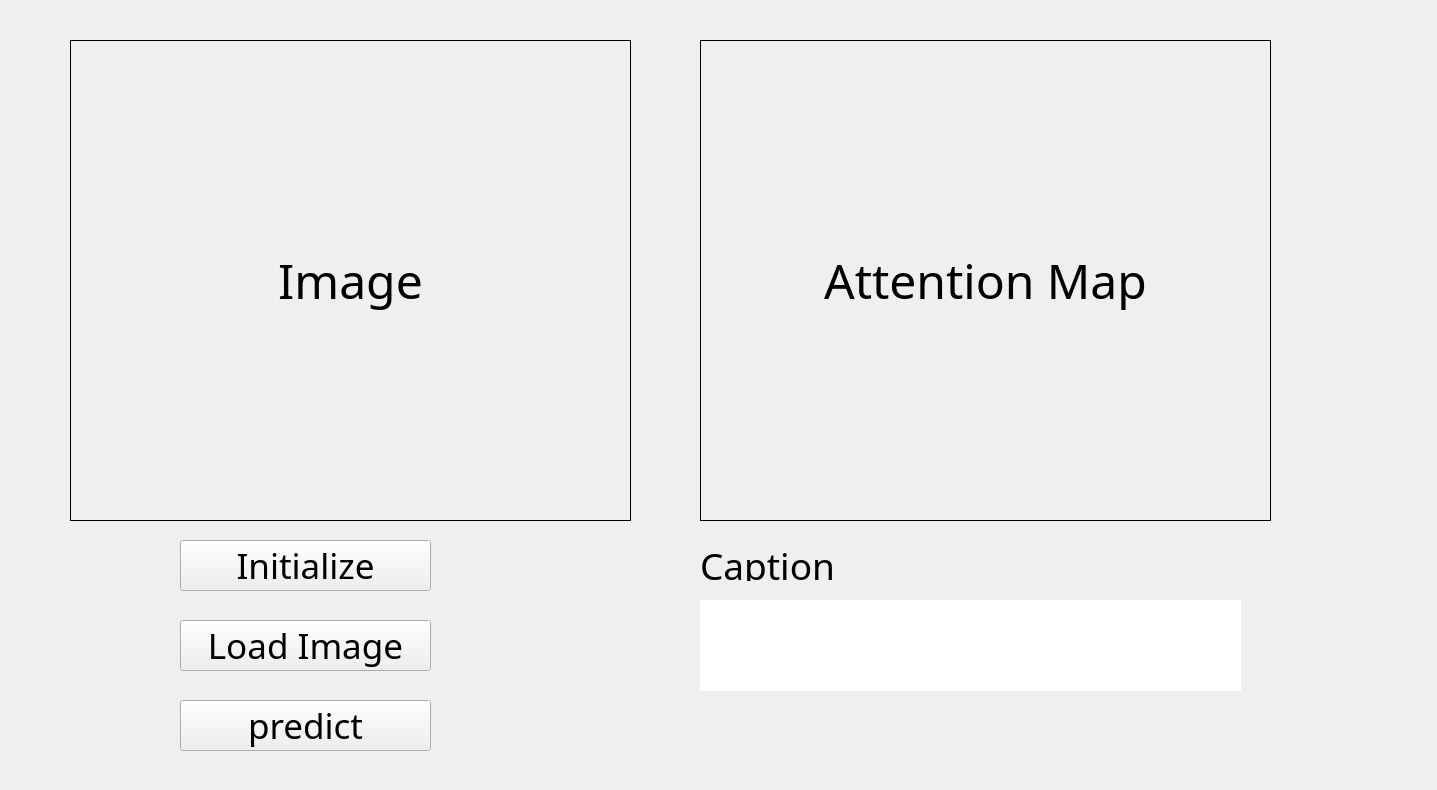
<?xml version="1.0" encoding="UTF-8"?>
<ui version="4.0">
 <class>Form</class>
 <widget class="QWidget" name="Form">
  <property name="geometry">
   <rect>
    <x>0</x>
    <y>0</y>
    <width>1437</width>
    <height>790</height>
   </rect>
  </property>
  <property name="windowTitle">
   <string>Form</string>
  </property>
  <widget class="QLabel" name="label">
   <property name="geometry">
    <rect>
     <x>70</x>
     <y>40</y>
     <width>561</width>
     <height>481</height>
    </rect>
   </property>
   <property name="font">
    <font>
     <family>Ink Free</family>
     <pointsize>36</pointsize>
    </font>
   </property>
   <property name="frameShape">
    <enum>QFrame::Box</enum>
   </property>
   <property name="text">
    <string>Image</string>
   </property>
   <property name="alignment">
    <set>Qt::AlignCenter</set>
   </property>
  </widget>
  <widget class="QLabel" name="label_2">
   <property name="geometry">
    <rect>
     <x>700</x>
     <y>40</y>
     <width>571</width>
     <height>481</height>
    </rect>
   </property>
   <property name="font">
    <font>
     <family>Ink Free</family>
     <pointsize>36</pointsize>
    </font>
   </property>
   <property name="frameShape">
    <enum>QFrame::Box</enum>
   </property>
   <property name="text">
    <string>Attention Map</string>
   </property>
   <property name="alignment">
    <set>Qt::AlignCenter</set>
   </property>
  </widget>
  <widget class="QPushButton" name="pushButton">
   <property name="geometry">
    <rect>
     <x>180</x>
     <y>620</y>
     <width>251</width>
     <height>51</height>
    </rect>
   </property>
   <property name="font">
    <font>
     <family>Ink Free</family>
     <pointsize>26</pointsize>
    </font>
   </property>
   <property name="text">
    <string>Load Image</string>
   </property>
  </widget>
  <widget class="QPushButton" name="pushButton_2">
   <property name="geometry">
    <rect>
     <x>180</x>
     <y>540</y>
     <width>251</width>
     <height>51</height>
    </rect>
   </property>
   <property name="font">
    <font>
     <family>Ink Free</family>
     <pointsize>26</pointsize>
    </font>
   </property>
   <property name="text">
    <string>Initialize</string>
   </property>
  </widget>
  <widget class="QPushButton" name="pushButton_3">
   <property name="geometry">
    <rect>
     <x>180</x>
     <y>700</y>
     <width>251</width>
     <height>51</height>
    </rect>
   </property>
   <property name="font">
    <font>
     <family>Ink Free</family>
     <pointsize>26</pointsize>
    </font>
   </property>
   <property name="text">
    <string>predict</string>
   </property>
  </widget>
  <widget class="QTextBrowser" name="textBrowser">
   <property name="geometry">
    <rect>
     <x>700</x>
     <y>600</y>
     <width>541</width>
     <height>91</height>
    </rect>
   </property>
   <property name="font">
    <font>
     <family>Times New Roman</family>
     <pointsize>16</pointsize>
    </font>
   </property>
   <property name="frameShape">
    <enum>QFrame::NoFrame</enum>
   </property>
   <property name="html">
    <string>&lt;!DOCTYPE HTML PUBLIC &quot;-//W3C//DTD HTML 4.0//EN&quot; &quot;http://www.w3.org/TR/REC-html40/strict.dtd&quot;&gt;
&lt;html&gt;&lt;head&gt;&lt;meta name=&quot;qrichtext&quot; content=&quot;1&quot; /&gt;&lt;style type=&quot;text/css&quot;&gt;
p, li { white-space: pre-wrap; }
&lt;/style&gt;&lt;/head&gt;&lt;body style=&quot; font-family:'Times New Roman'; font-size:16pt; font-weight:400; font-style:normal;&quot;&gt;
&lt;p style=&quot;-qt-paragraph-type:empty; margin-top:0px; margin-bottom:0px; margin-left:0px; margin-right:0px; -qt-block-indent:0; text-indent:0px;&quot;&gt;&lt;br /&gt;&lt;/p&gt;&lt;/body&gt;&lt;/html&gt;</string>
   </property>
  </widget>
  <widget class="QLabel" name="label_3">
   <property name="geometry">
    <rect>
     <x>700</x>
     <y>550</y>
     <width>151</width>
     <height>31</height>
    </rect>
   </property>
   <property name="font">
    <font>
     <family>Ink Free</family>
     <pointsize>28</pointsize>
    </font>
   </property>
   <property name="text">
    <string>Caption</string>
   </property>
  </widget>
 </widget>
 <resources/>
 <connections/>
</ui>
